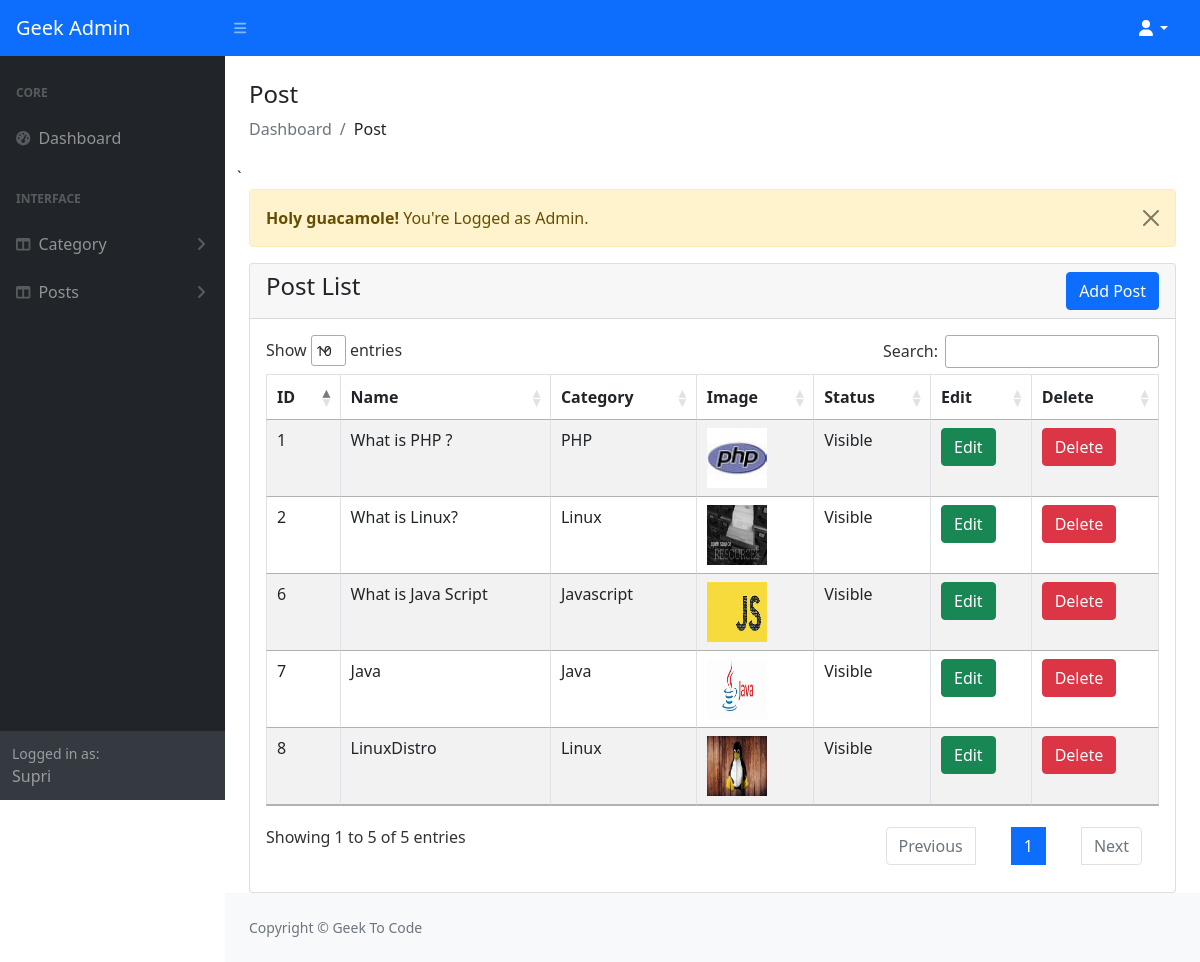
Screenshot of /admin/post-view.php (signed in) with the database file from the repository.
### tables this page shows
CREATE TABLE `posts` (
  `id` int(11) NOT NULL,
  `category_id` int(11) NOT NULL,
  `name` varchar(199) NOT NULL,
  `slug` varchar(199) NOT NULL,
  `description` text DEFAULT NULL,
  `image` varchar(199) DEFAULT NULL,
  `meta_title` varchar(199) NOT NULL,
  `meta_description` mediumtext NOT NULL,
  `meta_keyword` mediumtext NOT NULL,
  `status` tinyint(1) NOT NULL DEFAULT 0,
  `created_at` timestamp NULL DEFAULT current_timestamp()
);

CREATE TABLE `categories` (
  `id` int(12) NOT NULL,
  `name` varchar(199) NOT NULL,
  `slug` varchar(199) NOT NULL,
  `description` text DEFAULT NULL,
  `meta_title` varchar(199) NOT NULL,
  `meta_description` mediumtext DEFAULT NULL,
  `meta_keyword` mediumtext DEFAULT NULL,
  `navbar_status` tinyint(1) DEFAULT 0,
  `status` tinyint(1) DEFAULT 0,
  `created_at` timestamp NOT NULL DEFAULT current_timestamp()
);

### admin/post-view.php (the view)
<?php
include('authentication.php');
include('include/header.php');
?>
<div class="container-fluid px-4">
    <h4 class="mt-4">Post</h4>
    <ol class="breadcrumb mb-4">
        <li class="breadcrumb-item active">Dashboard</li>
        <li class="breadcrumb-item">Post</li>
    </ol>
    <div class="row">
        `
        <div class="col-md-12">
            <?php include('message.php'); ?>
            <div class="card">
                <div class="card-header">
                    <h4>Post List
                        <a href="post-add.php" class="btn btn-primary float-end">Add Post</a>
                    </h4>
                </div>
                <div class="card-body">
                <table class="table-responsive">
                    <table id="myTable" class="table table-bordered table-striped">
                        <thead>
                            <tr>
                                <th>ID</th>
                                <th>Name</th>
                                <th>Category</th>
                                <th>Image</th>
                                <th>Status</th>
                                <th>Edit</th>
                                <th>Delete</th>
                            </tr>
                        </thead>
                        <tbody>
                            <?php
                                $posts = "SELECT p.*, c.name AS cname FROM posts p,categories c WHERE c.id = p.category_id ";
                                $posts_run = mysqli_query($conn, $posts);
                                if(mysqli_num_rows($posts_run) > 0)
                                {
                                    foreach($posts_run as $post)
                                    {
                                        ?>
                                            <tr>
                                                <td><?= $post['id']; ?></td>
                                                <td><?= $post['name']; ?></td>
                                                <td><?= $post['cname']; ?></td>
                                                <td><img src="../uploads/posts/<?= $post['image']; ?>" width="60px" height="60px" /></td>
                                                <td><?= $post['status'] == '1' ? 'Hidden':'Visible' ; ?></td>
                                                <td>
                                                    <a href="post-edit.php?id=<?= $post['id']; ?>" class="btn btn-success">Edit</a>
                                                </td>
                                                <td>
                                                    <form action="code.php" method="POST">
                                                        <button type="submit" name="post_delete_btn" value="<?= $post['id']; ?>" onclick="return confirm('Sure?');" class="btn btn-danger">
                                                            Delete
                                                        </button>
                                                    </form>
                                                </td>
                                            </tr>
                                        <?php
                                    }
                                }
                                else
                                {
                                    ?>
                                    <tr>
                                        <td colspan="5">No Record Found</td>
                                    </tr>
                                    <?php
                                }
                            ?>
                        </tbody>
                    </table>
                </table>
                </div>
            </div>
        </div>
    </div>
</div>
<?php
include('include/footer.php');
include('include/scripts.php');
?>

### admin/include/header.php (shortened to what this page needs)
<!DOCTYPE html>
<html lang="en">
<head>
    <link href="css/styles.css" rel="stylesheet" />
    <link href="css/jquery.dataTables.min.css" rel="stylesheet"/>
    <link href="css/dataTables.bootstrap5.min.css" rel="stylesheet"/>
    <link href="https://cdn.jsdelivr.net/npm/bootstrap@5.1.3/dist/css/bootstrap.min.css" rel="stylesheet">
    <link href="https://cdn.jsdelivr.net/npm/summernote@0.8.18/dist/summernote.min.css" rel="stylesheet">
    <link href="https://cdn.jsdelivr.net/npm/summernote@0.8.18/dist/summernote-lite.min.css" rel="stylesheet">
</head>
<body class="sb-nav-fixed">
    <?php include('include/navbar-top.php'); ?>
    <div id="layoutSidenav">
        <?php include('include/sidenav.php'); ?>
        <div id="layoutSidenav_content">
            <main>

### admin/include/navbar-top.php (shortened to what this page needs)
<nav class="sb-topnav navbar navbar-expand navbar-dark bg-primary">
    <a class="navbar-brand ps-3" href="index.html">Geek Admin</a>
    <button class="btn btn-link btn-sm order-1 order-lg-0 me-4 me-lg-0" id="sidebarToggle" href="#!"><i class="fas fa-bars"></i></button>
    <ul class="navbar-nav ms-auto ms-md-0 me-3 me-lg-4">
        <li class="nav-item dropdown">
            <a class="nav-link dropdown-toggle text-white" id="navbarDropdown" href="#" role="button" data-bs-toggle="dropdown" aria-expanded="false"><i class="fas fa-user fa-fw"></i></a>
        </li>
    </ul>
</nav>

### admin/include/sidenav.php (shortened to what this page needs)
<div id="layoutSidenav_nav">
    <nav class="sb-sidenav accordion sb-sidenav-dark" id="sidenavAccordion">
        <div class="sb-sidenav-menu">
            <div class="nav">
                <div class="sb-sidenav-menu-heading">Core</div>
                <a class="nav-link" href="index.php">
                    <div class="sb-nav-link-icon"><i class="fas fa-tachometer-alt"></i></div>
                    Dashboard
                </a>
                <div class="sb-sidenav-menu-heading">Interface</div>
                <a class="nav-link collapsed" href="#" data-bs-toggle="collapse" data-bs-target="#collapseLayouts" aria-expanded="false" aria-controls="collapseLayouts">
                    <div class="sb-nav-link-icon"><i class="fas fa-columns"></i></div>
                    Category
                    <div class="sb-sidenav-collapse-arrow"><i class="fas fa-angle-down"></i></div>
                </a>
                <a class="nav-link collapsed" href="#" data-bs-toggle="collapse" data-bs-target="#collapsePosts" aria-expanded="false" aria-controls="collapsePosts">
                    <div class="sb-nav-link-icon"><i class="fas fa-columns"></i></div>
                    Posts
                    <div class="sb-sidenav-collapse-arrow"><i class="fas fa-angle-down"></i></div>
                </a>
            </div>
        </div>
        <div class="sb-sidenav-footer">
            <div class="small">Logged in as:</div>
            <?= $_SESSION['auth_user']['user_name']; ?>
        </div>
    </nav>
</div>

### admin/message.php (shortened to what this page needs)
<?php
if(isset($_SESSION['message']))
{
    ?>
            <div class="alert alert-warning alert-dismissible fade show" role="alert">
        <strong>Holy guacamole!</strong> <?= $_SESSION['message']; ?>
        <button type="button" class="btn-close" data-bs-dismiss="alert" aria-label="Close"></button>
        </div>
    <?php
}
?>

### admin/include/footer.php
</main>
<footer class="py-4 bg-light mt-auto">
    <div class="container-fluid px-4">
        <div class="d-flex align-items-center justify-content-between small">
            <div class="text-muted">Copyright &copy; Geek To Code</div>
        </div>
    </div>
</footer>
</div>
</div>

### admin/include/scripts.php (shortened to what this page needs)
    </body>
</html

### rows the page displays
posts: id "1", name "What is PHP ?", category.name "PHP", image (picture), status "Visible"
posts: id "2", name "What is Linux?", category.name "Linux", image (picture), status "Visible"
posts: id "6", name "What is Java Script", category.name "Javascript", image (picture), status "Visible"
posts: id "7", name "Java", category.name "Java", image (picture), status "Visible"
posts: id "8", name "LinuxDistro", category.name "Linux", image (picture), status "Visible"

### other values shown
$_SESSION['auth_user']['user_name'] "Supri"
$_SESSION['message'] "You're Logged as Admin."
